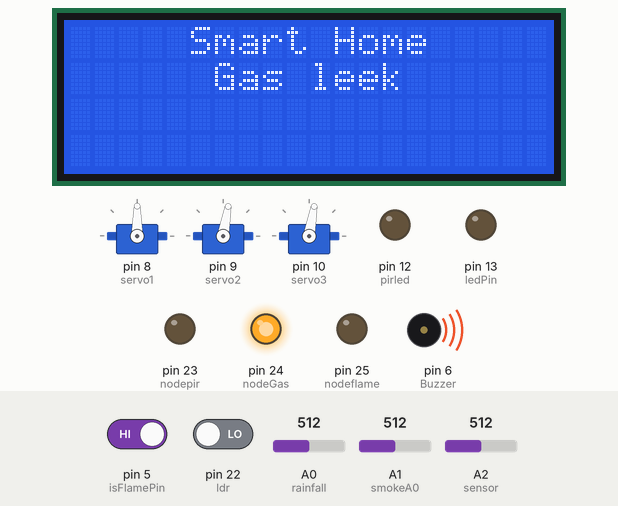
A sketch run on a simulated Arduino Mega 2560, built with avr-gcc and run on an emulated ATmega2560. On the bench: 20×4 character LCD, 3 × servo, output pins drawn as LEDs (lit = HIGH), buzzer (waves = sounding). Inputs (shaded band) come from the test bench; at power-on: pin 5 (isFlamePin) HIGH, A1 (smokeA0) = 512, pin 22 (ldr) LOW, A0 (rainfall) = 512, A2 (sensor) = 512. Pins used as bus, display or sensor lines are not drawn; what the sketch prints to the serial monitor is not drawn.

Above: at 2.3 s.
2.4 s: pin 5 (isFlamePin) driven LOW
At 4.3 s:
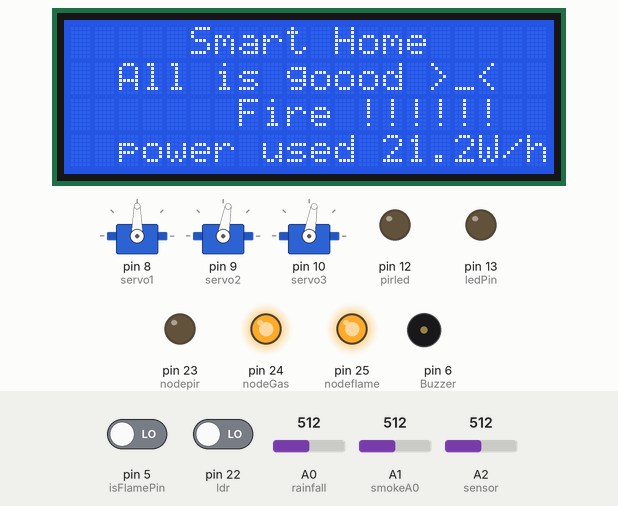
5.3 s: A1 (smokeA0) set to 161
10.5 s: A1 (smokeA0) set to 141
At 14.6 s:
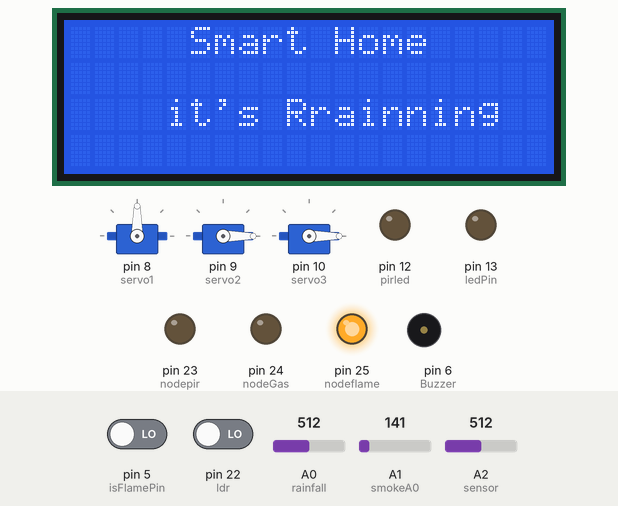
15.4 s: pin 22 (ldr) driven HIGH
At 17.0 s:
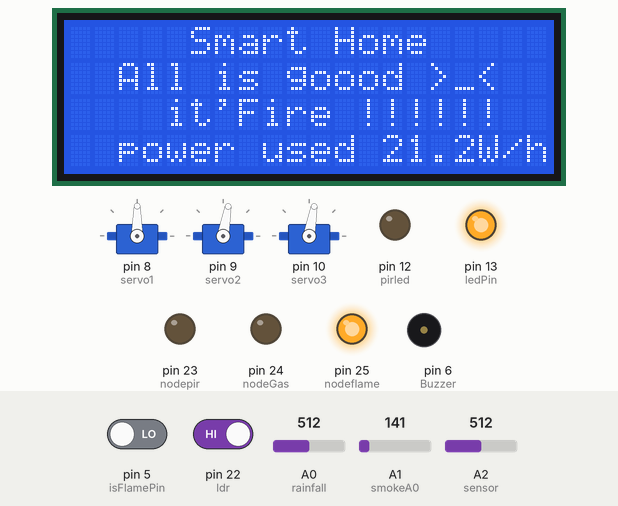
19.7 s: A0 (rainfall) set to 558
21.5 s: A0 (rainfall) set to 588
At 22.4 s:
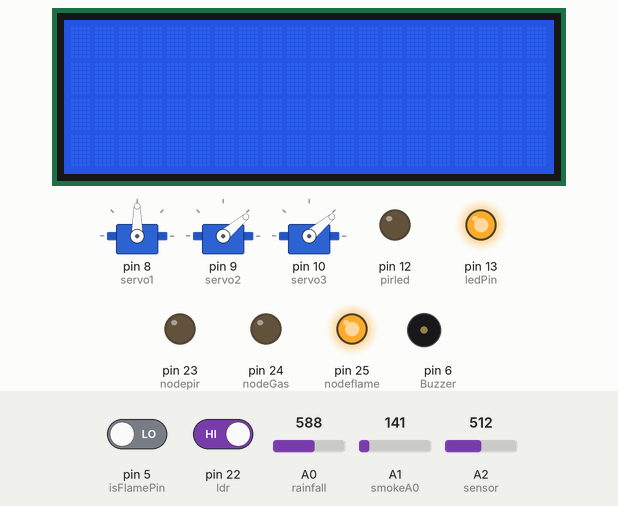
Timing chart, 0 to 25.6 s (numbered marks = the images above; inputs shaded):
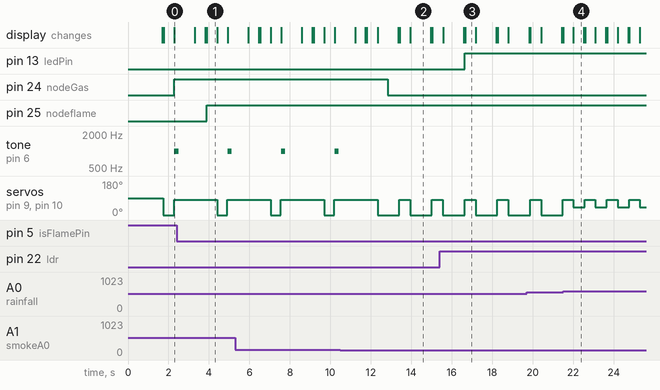

The sketch:

Smart_home_Eslam.ino
```cpp
int pirled = 12;                // LED
int pirPin = 4;                 // PIR Out pin
int pirStat = 0;                   // PIR status
float AcsValue=0.0,Samples=0.0,AvgAcs=0.0,AcsValueF=0.0;
int isFlamePin = 5;  // This is our input pin
int isFlame = HIGH;  // HIGH MEANS NO FLAME

int Buzzer= 6;

int ldrState = 0;
#include "DHT.h"

#define DHTPIN 7     // Digital pin connected to the DHT sensor

#define DHTTYPE DHT11   // DHT

DHT dht(DHTPIN, DHTTYPE);


int ldr = 22;
#define rainfall A0


int value;
int nodepir =23;
int set=10;

int smokeA0 = A1;
int nodeGas =24;
int nodeflame =25;
// Your threshold value
int sensorThres = 150;

//sketch created by Akshay Joseph
#include <Wire.h>
#include <LiquidCrystal_I2C.h>

LiquidCrystal_I2C lcd(0x27, 20, 4);

#include <Servo.h>

Servo servo1;  // create servo object to control a servo
Servo servo2;  // create servo object to control a servo
Servo servo3;  // create servo object to control a servo

int val;    // variable to read the value from the analog pin

#include <Adafruit_Fingerprint.h>

#if (defined(__AVR__) || defined(ESP8266)) && !defined(__AVR_ATmega2560__)
SoftwareSerial mySerial(2, 3);
#else
#define mySerial Serial1
#endif

Adafruit_Fingerprint finger = Adafruit_Fingerprint(&mySerial);

const int ledPin =  13;      // the number of the LED pin


void setup() {
 pinMode(ldr, INPUT);
 pinMode(Buzzer, OUTPUT);
 pinMode(pirled, OUTPUT);
 pinMode(pirPin, INPUT);
 pinMode(nodepir, OUTPUT);
 pinMode(nodeGas, OUTPUT);
 pinMode(nodeflame, OUTPUT);
 Serial.begin(9600);
 pinMode(isFlamePin, INPUT);


 pinMode(rainfall,INPUT);
 pinMode(Buzzer, OUTPUT);
 pinMode(smokeA0, INPUT);

 dht.begin();
 lcd.init();
 lcd.backlight();
 lcd.clear();
 lcd.setCursor(5,0);
 lcd.print("Smart Home");

 servo1.attach(8);  // attaches the servo on pin 9 to the servo object
 servo2.attach(9);  // attaches the servo on pin 9 to the servo object
 servo3.attach(10);  // attaches the servo on pin 9 to the servo object


 pinMode(ledPin, OUTPUT);

  while (!Serial);
  delay(100);
  finger.begin(57600);
  delay(5);
//  if (finger.verifyPassword()) {
//    Serial.println("Found fingerprint sensor!");
//  }
//  else {
//    Serial.println("Did not find fingerprint sensor :(");
//    while (1) { delay(1); }
//  }

}
void loop(){


  Amp();
 // PIR();
  vldr();
  flame();
  //temp();
  rain();
  gas();
 // fingerp();

}


void PIR(){

 pirStat = digitalRead(pirPin);
 if (pirStat == HIGH) {            // if motion detected
  digitalWrite(pirled, HIGH);  // turn LED ON
  digitalWrite(nodepir, HIGH);  // turn LED ON
  Serial.println("Hey I got you!!!");
  lcd.setCursor(5,0);
  lcd.print("Smart Home");
  lcd.setCursor(4,2);
  lcd.print("Hey I got you!!!");
  delay(2000);
  lcd.clear();
 }
 else {
    Serial.println("no move");
    digitalWrite(nodepir, LOW);  // turn LED ON
   digitalWrite(pirled, LOW); // turn LED OFF if we have no motion
 }
}


void flame() {
  isFlame = digitalRead(isFlamePin);
  if (isFlame== LOW)
  {
  servo2.write(80);
  servo3.write(80);
  Serial.println("FLAME, FLAME, FLAME");
  digitalWrite(Buzzer, HIGH);
  lcd.setCursor(5,0);
  lcd.print("Smart Home");
  lcd.setCursor(7,2);
  lcd.print("Fire !!!!!!");
  digitalWrite(nodeflame, HIGH);  // turn LED ON
  delay(500);
  lcd.clear();

  }
  else
  {
    Serial.println("no flame");
     digitalWrite(nodeflame, LOW);  // turn LED ON
    digitalWrite(Buzzer, LOW);
  }
  }


void temp() {


  // Reading temperature or humidity takes about 250 milliseconds!
  // Sensor readings may also be up to 2 seconds 'old' (its a very slow sensor)
  float h = dht.readHumidity();
  // Read temperature as Celsius (the default)
  float t = dht.readTemperature();
  // Read temperature as Fahrenheit (isFahrenheit = true)
  float f = dht.readTemperature(true);

  // Check if any reads failed and exit early (to try again).
  if (isnan(h) || isnan(t) || isnan(f)) {
    Serial.println(F("Failed to read from DHT sensor!"));
    return;
  }

  // Compute heat index in Fahrenheit (the default)
  float hif = dht.computeHeatIndex(f, h);
  // Compute heat index in Celsius (isFahreheit = false)
  float hic = dht.computeHeatIndex(t, h, false);

  Serial.print(F(" Humidity: "));
  Serial.print(h);
  Serial.print(F("%  Temperature: "));
  Serial.print(t);
  Serial.print(F("C "));
  Serial.print(f);
  Serial.print(F("F  Heat index: "));
  Serial.print(hic);
  Serial.print(F("C "));
  Serial.print(hif);
  Serial.println(F("F"));
  lcd.setCursor(5,0);
  lcd.print("Smart Home");
  lcd.setCursor(2,3);
  lcd.print("T= ");
  lcd.setCursor(5,3);
  lcd.print(t);
  lcd.setCursor(9,3);
  lcd.print("C ");

  lcd.setCursor(11,3);
  lcd.print("H= ");
  lcd.setCursor(13,3);
  lcd.print(hic);
  lcd.setCursor(16,3);
  lcd.print("%");


  delay(500);


}


void rain() {


 value = analogRead(rainfall);

 Serial.println("LOL");


// Serial.println(value);

 value = map(value,0,1023,225,0);

 Serial.println(value);

 if(value>=100){
  servo2.write(0);
  servo3.write(0);
  Serial.println("rain detected");
  lcd.setCursor(5,0);
  lcd.print("Smart Home");
  lcd.setCursor(4,2);
  lcd.print("it's Rrainning");
  digitalWrite(Buzzer,HIGH);
  servo2.write(0);
  servo3.write(0);
  delay(500);


 }

 else{

  digitalWrite(Buzzer,LOW);
  servo2.write(40);
  servo3.write(40);

 }


}


void vldr() {
ldrState = digitalRead(ldr);

  if (ldrState == HIGH) {
    Serial.println("Good Night");
    digitalWrite(ledPin, HIGH);
  } else {
    Serial.println("Good day");
    digitalWrite(ledPin, LOW);
  }
}

void gas() {
  int analogSensor = analogRead(smokeA0);

  Serial.print("Pin Gas: ");
  Serial.println(analogSensor);
  // Checks if it has reached the threshold value
  if (analogSensor > sensorThres)
  {
    servo2.write(80);
    servo3.write(80);
    lcd.clear();
    lcd.setCursor(5,0);
    lcd.print("Smart Home");
    lcd.setCursor(6,1);
    lcd.print("Gas leek");
    digitalWrite(nodeGas, HIGH);
    tone(Buzzer, 1000, 200);
    delay(1000);
    lcd.clear();
  }
  else
  {
    digitalWrite(nodeGas, LOW);
    noTone(Buzzer);
  }

}

void fingerp(){
  uint8_t p = finger.getImage();
if (p == FINGERPRINT_NOFINGER)  goto NoFinger;
else if (p == FINGERPRINT_OK) {
  p = finger.image2Tz();
  if (p != FINGERPRINT_OK)  goto NoMatch;
  p = finger.fingerFastSearch();
  if (p != FINGERPRINT_OK)  goto NoMatch;
  Serial.print("Welcome! Your ID is ");
  Serial.print(finger.fingerID);
  Serial.println(". You are granted access.");

  digitalWrite(Buzzer, LOW);
  servo1.write(90);
  delay(1500);
  servo1.write(0);
  return;
}
NoMatch:
{
Serial.println("Access  Denied");

digitalWrite(Buzzer, HIGH);
delay(1500);
digitalWrite(Buzzer, LOW);
return;
}
NoFinger:
{
Serial.println("No finger detected");
delay(1500);
}
}

void Amp() {
unsigned int x=0;
float AcsValue=0.0,Samples=0.0,AvgAcs=0.0,AcsValueF=0.0;

  for (int x = 0; x < 150; x++){ //Get 150 samples
  AcsValue = analogRead(A2);     //Read current sensor values
  Samples = Samples + AcsValue;  //Add samples together
  delay (3); // let ADC settle before next sample 3ms
}
AvgAcs=Samples/150.0;//Taking Average of Samples

//((AvgAcs * (5.0 / 1024.0)) is converitng the read voltage in 0-5 volts
//2.5 is offset(I assumed that arduino is working on 5v so the viout at no current comes
//out to be 2.5 which is out offset. If your arduino is working on different voltage than
//you must change the offset according to the input voltage)
//0.066v(66mV) is rise in output voltage when 1A current flows at input
AcsValueF = (2.5 - (AvgAcs * (12.0 / 1024.0)) )/0.066;
Serial.print("current");
Serial.println(AcsValueF);//Print the read current on Serial monitor
float wat = AcsValueF  ;
  lcd.setCursor(5,0);
  lcd.print("Smart Home");
  lcd.setCursor(2,1);
  lcd.print("All is goood >_<");
  lcd.setCursor(2,3);
  lcd.print("power used = ");
  lcd.setCursor(13,3);
  lcd.print(AcsValueF *-0.4);
  lcd.setCursor(17,3);
  lcd.print("W/h");
delay(50);
}
```

Measured:
- the behaviour switches between 151 and 150 on A1 (smokeA0) (found by bisection; images 1 and 2)
- the behaviour switches between 572 and 573 on A0 (rainfall) (found by bisection; images 3 and 4)
- after the input at 2.4 s, pin 25 (nodeflame): LOW → HIGH after 1.5 s; the display: first differs from a run without the input after 1.5 s (image 1)
- after the input at 10.5 s, pin 24 (nodeGas): HIGH → LOW after 2.3 s; tone on pin 6 (Buzzer): stays silent (without the input it goes to 1000 Hz after 2.4 s)
- after the input at 15.4 s, pin 13 (ledPin): LOW → HIGH after 1.2 s
- after the input at 21.5 s, servo on pin 9 (servo2), servo on pin 10 (servo3): alternates 80° for 0.53 s and 40° for 0.57 s, starting after 0.51 s; the display: first differs from a run without the input after 0.51 s (image 4)
- by itself, tone on pin 6 (Buzzer): alternates 1000 Hz for 0.20 s and silent for 2.4 s
- by itself, servo on pin 9 (servo2), servo on pin 10 (servo3): alternates 80° for 2.1 s and 0° for 0.51 s
